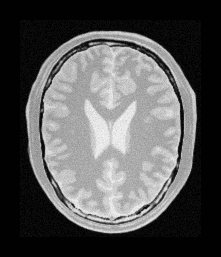
#> input picture images/BrainProtonDensitySliceBorder.png, 221 x 257 px, found by its file name
$ jupyter execute --allow-errors Day3.ipynb
#> lines starting #> are read from the running program, lines starting #| are printed output that depends on the picture
[cell 1]
import cv2 as cv
import matplotlib.pyplot as plt
import numpy as np

im = cv.imread(r"D:\Saves\Python\ImgPro\images\BrainProtonDensitySliceBorder.png", cv.IMREAD_GRAYSCALE)
#> im is the input picture: shape (257, 221); min 1, max 249, mean 85.6
assert im is not None


t = np.arange(0,256).astype(np.uint8)

t[0:99]=0
t[201:255]=0
plt.plot(t)

g = t[im]
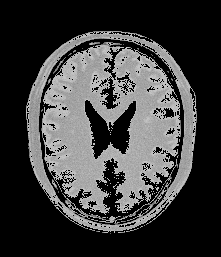
#> g: shape (257, 221); min 0, max 195, mean 61.2

#plt.imshow(g)
#plt.show()


'''
cv.namedWindow('image', cv.WINDOW_KEEPRATIO)

cv.imshow('image', im)
cv.waitKey(0)
cv.imshow('image', g)
cv.waitKey(0)

cv.destroyAllWindows()
'''
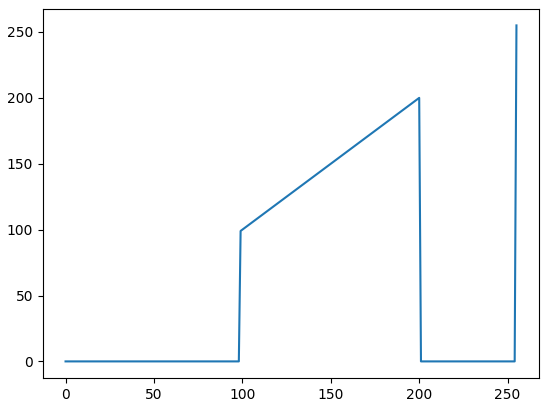
#> figure drawn by matplotlib, 1 panel; curve peaks at x = 255, y = 255

[cell 2]
import cv2 as cv
import matplotlib.pyplot as plt
import numpy as np

im = cv.imread(r"D:\Saves\Python\ImgPro\images\PXL.jpg", cv.IMREAD_GRAYSCALE)
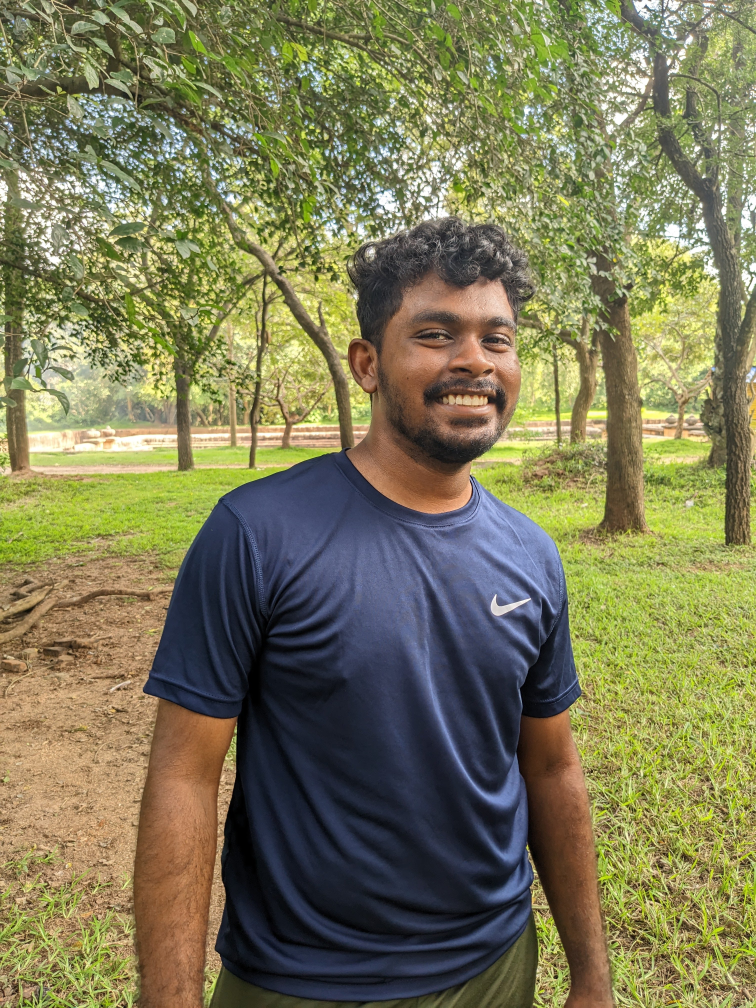
#> input picture images/PXL.jpg, 3024 x 4032 px, found by its file name (shown at 1/4 size)
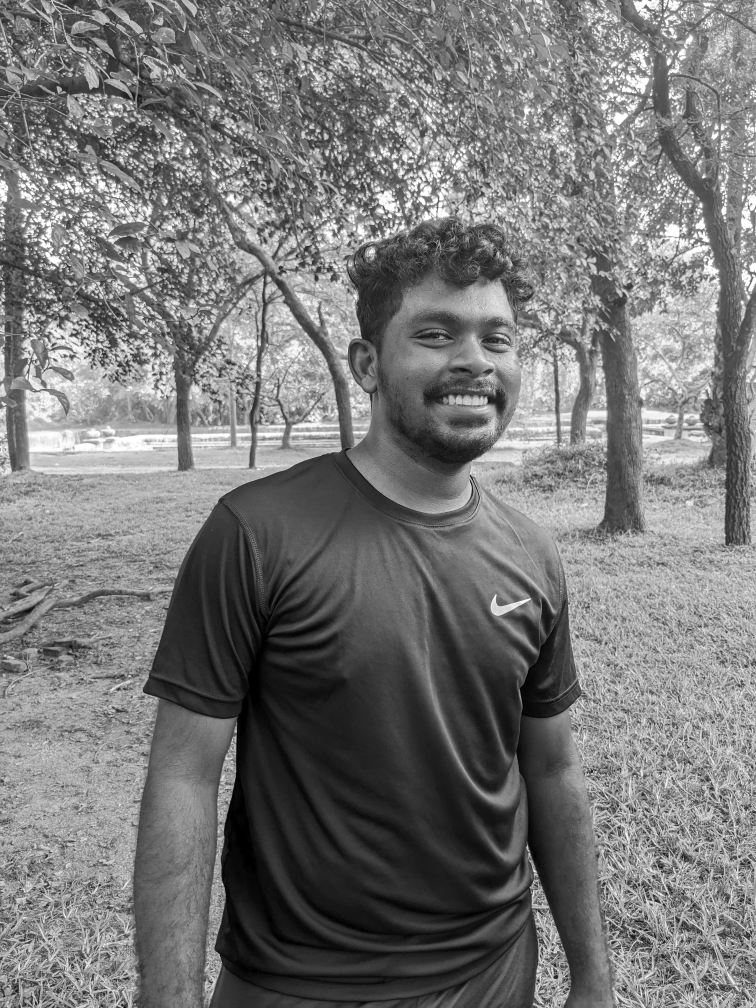
#> im: shape (4032, 3024) (shown at 1/4 size); min 0, max 255, mean 119.1
assert im is not None

gamma=0.1
t= np.array([(i/255.)**gamma*255 for i in range(256)], dtype=np.uint8)

g = t[im]
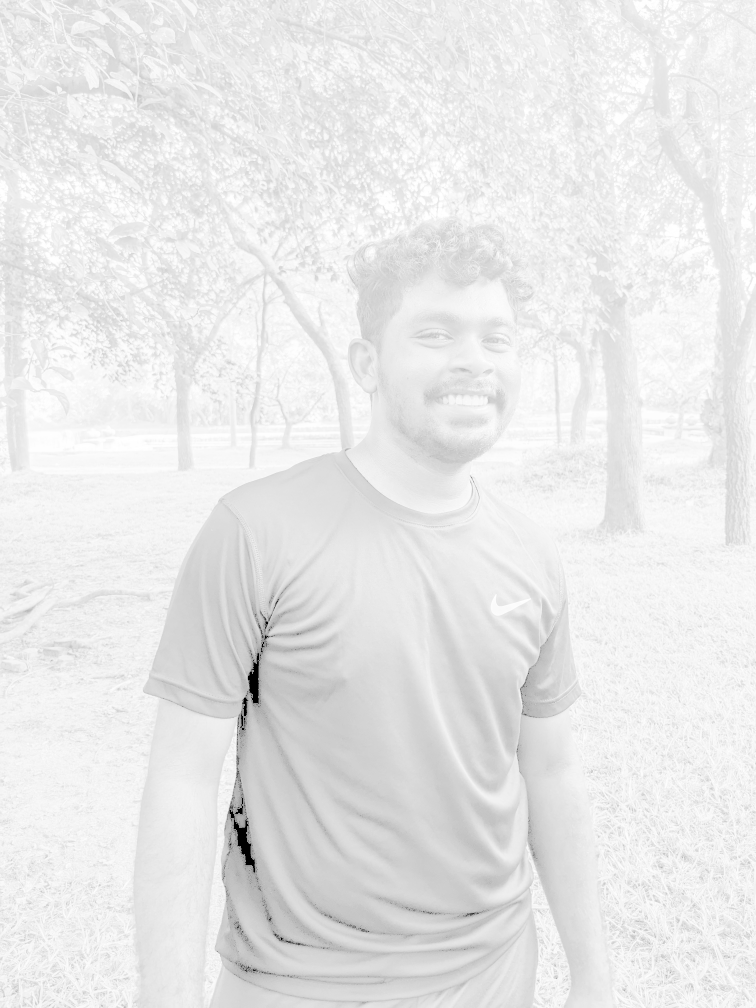
#> g: shape (4032, 3024) (shown at 1/4 size); min 0, max 255, mean 232
print(im.shape)
#| (4032, 3024)
#plt.plot(t)

plt.subplot(1,2,1)
plt.imshow(im, cmap="gray", vmin=0, vmax=255)

plt.subplot(1,2,2)
plt.imshow(g, cmap="gray", vmin=0, vmax=255)


plt.show()


''''

cv.namedWindow('image', cv.WINDOW_KEEPRATIO)


cv.imshow('image', im)
cv.waitKey(0)
cv.imshow('image', g)
cv.waitKey(0)

cv.destroyAllWindows()

'''

[cell 3]
import cv2 as cv
import matplotlib.pyplot as plt
import numpy as np

im = cv.imread(r"D:\Saves\Python\ImgPro\images\PXL.jpg", cv.IMREAD_GRAYSCALE)
assert im is not None

h = np.zeros(256)
u = [np.sum(im == i) for i in range(256)]
#> u = 256 values, max 70282 at index 105, min 7517 at index 3, mean 47628

g = cv.equalizeHist(im)
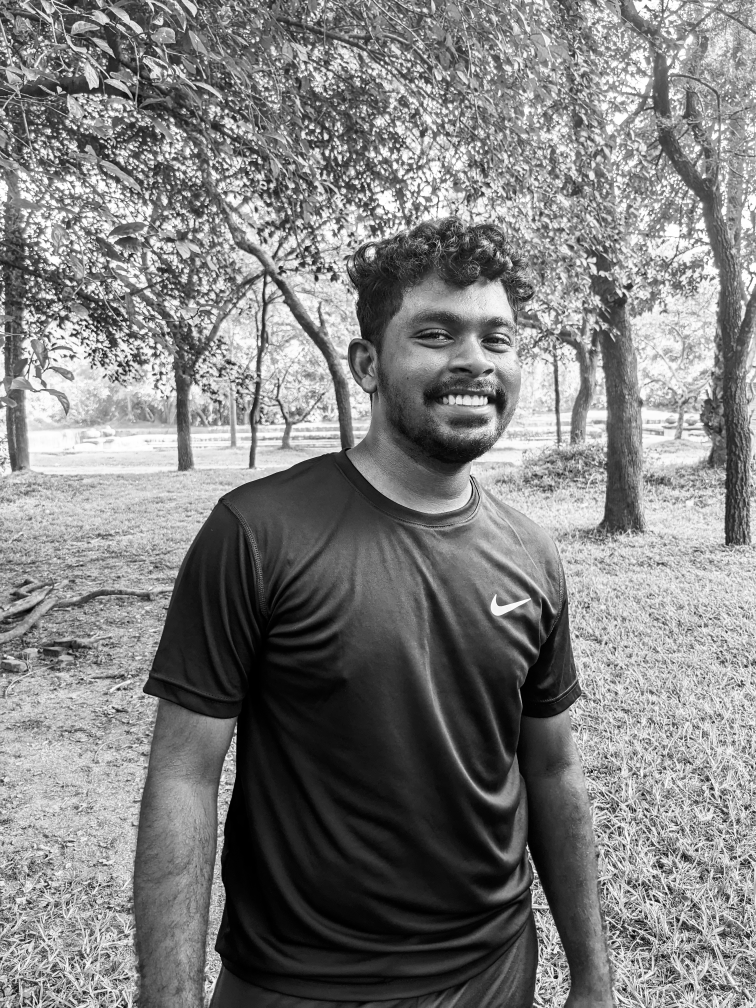
#> g: shape (4032, 3024) (shown at 1/4 size); min 0, max 255, mean 127.9
h = [np.sum(g == i) for i in range(256)]
#> h = 256 values, max 80333 at index 234, min 0 at index 19, mean 47628


plt.subplot(1,2,1)
#> (the rest of this cell did not finish here and is left out)
